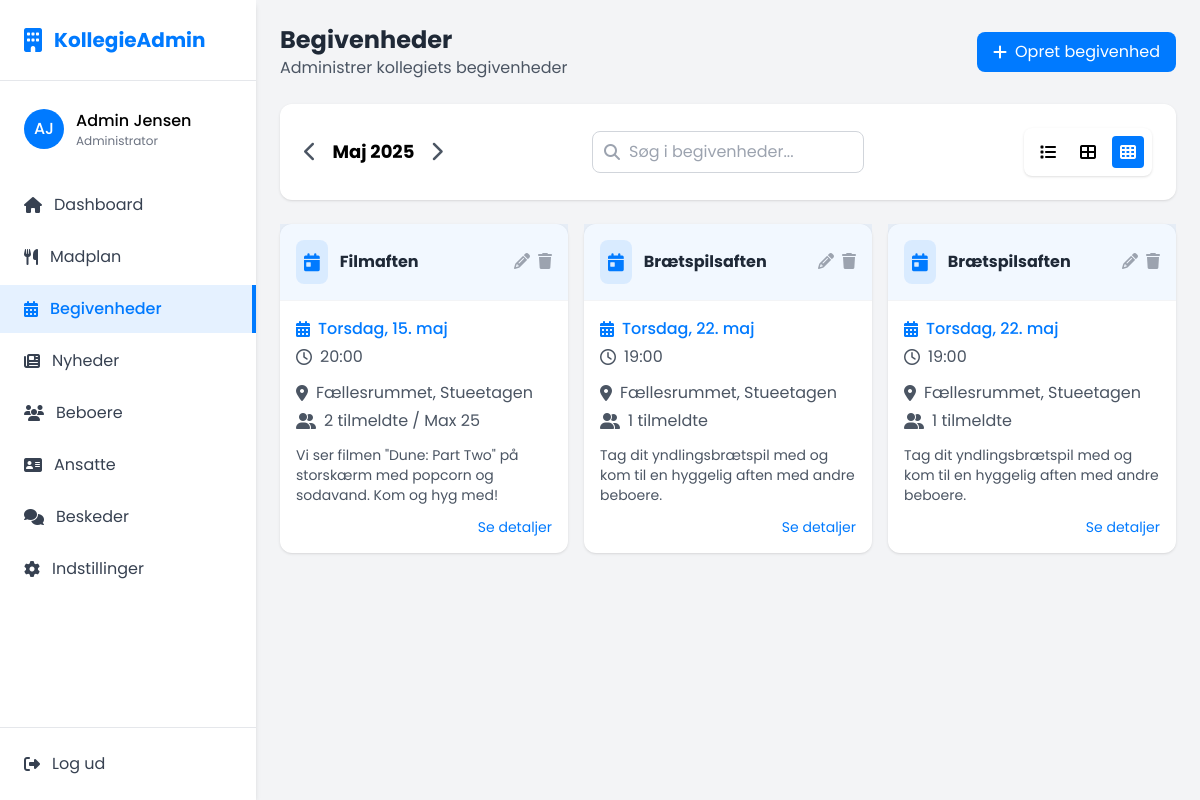
The app's page /events/index.php (signed in) with its own data.
### tables this page shows
CREATE TABLE events (
    id INT AUTO_INCREMENT PRIMARY KEY,
    title VARCHAR(100) NOT NULL,
    description TEXT,
    date DATE NOT NULL,
    time TIME NOT NULL,
    location VARCHAR(100) NOT NULL,
    max_participants INT DEFAULT NULL,
    created_by INT NOT NULL,
    created_at TIMESTAMP DEFAULT CURRENT_TIMESTAMP,
    updated_at TIMESTAMP DEFAULT CURRENT_TIMESTAMP ON UPDATE CURRENT_TIMESTAMP,
    FOREIGN KEY (created_by) REFERENCES users(id)
);

### events/index.php (the view, shortened to what this page needs)
<?php
$page = "events";
include '../components/header.php';
include '../database/db_conn.php';
$current_month_index = isset($_GET['month']) ? (int)$_GET['month'] - 1 : date('n') - 1;
$current_year = isset($_GET['year']) ? (int)$_GET['year'] : date('Y');
$months = ['Januar', 'Februar', 'Marts', 'April', 'Maj', 'Juni', 'Juli', 'August', 'September', 'Oktober', 'November', 'December'];
$danish_days = [
    'Monday' => 'Mandag',
    'Tuesday' => 'Tirsdag',
    'Wednesday' => 'Onsdag',
    'Thursday' => 'Torsdag',
    'Friday' => 'Fredag',
    'Saturday' => 'Lørdag',
    'Sunday' => 'Søndag'
];
$sql_month = $current_month_index + 1;
$sql_month_str = str_pad($sql_month, 2, '0', STR_PAD_LEFT);
$events = [];
if (isset($conn)) {
    $start_date = $current_year . '-' . $sql_month_str . '-01';
    $end_date = $current_year . '-' . $sql_month_str . '-31';
    $query = "SELECT e.*, u.name AS organizer_name, u.email AS organizer_email,
                (SELECT COUNT(*) FROM event_participants WHERE event_id = e.id) AS participant_count
              FROM events e
              LEFT JOIN users u ON e.created_by = u.id
              WHERE e.date BETWEEN ? AND ?
              ORDER BY e.date ASC, e.time ASC";
    $stmt = $conn->prepare($query);
    $stmt->bind_param("ss", $start_date, $end_date);
    $stmt->execute();
    $result = $stmt->get_result();
    while ($row = $result->fetch_assoc()) {
        $events[] = $row;
    }
}
?>
<body class="font-poppins bg-gray-100 min-h-screen flex flex-col">
    <div class="flex flex-grow">
        <?php include '../components/sidebar.php'; ?>
        <main class="flex-grow">
            <div class="p-3 sm:p-6">
                <div class="mb-4 sm:mb-6 flex justify-between items-center">
                    <div>
                        <h1 class="text-xl sm:text-2xl font-bold text-gray-800">Begivenheder</h1>
                        <p class="text-sm sm:text-base text-gray-600">Administrer kollegiets begivenheder</p>
                    </div>
                    <a href="create-event.php" class="bg-primary hover:bg-primary/90 text-white px-3 py-2 sm:px-4 sm:py-2 rounded-lg text-sm sm:text-base transition-colors flex items-center gap-2">
                        <i class="fas fa-plus"></i>
                        <span>Opret begivenhed</span>
                    </a>
                </div>
                <div class="bg-white rounded-xl shadow p-4 sm:p-6 mb-4 sm:mb-6 animate-fade-in">
                    <div class="flex flex-col sm:flex-row items-center gap-4">
                        <div class="flex items-center gap-4 sm:w-1/3">
                            <button id="prev-month" class="text-gray-600 hover:text-primary transition-colors text-xl">
                                <i class="fas fa-chevron-left"></i>
                            </button>
                            <h2 class="font-bold text-lg"><?php echo $months[$current_month_index] . ' ' . $current_year; ?></h2>
                            <button id="next-month" class="text-gray-600 hover:text-primary transition-colors text-xl">
                                <i class="fas fa-chevron-right"></i>
                            </button>
                        </div>
                        <div class="relative sm:w-1/3 w-full">
                            <input type="text" placeholder="Søg i begivenheder..." class="w-full border border-gray-300 rounded-lg px-3 py-2 pl-9 focus:outline-none focus:ring-2 focus:ring-primary/50">
                            <i class="fas fa-search absolute left-3 top-1/2 transform -translate-y-1/2 text-gray-400"></i>
                        </div>
                        <div class="sm:w-1/3 flex justify-end">
                            <div class="bg-white rounded-lg shadow p-2 flex gap-2">
                                <button id="layout-1" class="w-8 h-8 flex items-center justify-center rounded hover:bg-gray-100" title="1 begivenhed pr. række">
                                    <i class="fas fa-list"></i>
                                </button>
                                <button id="layout-2" class="w-8 h-8 flex items-center justify-center rounded hover:bg-gray-100" title="2 begivenheder pr. række">
                                    <i class="fas fa-th-large"></i>
                                </button>
                                <button id="layout-3" class="w-8 h-8 flex items-center justify-center rounded bg-primary text-white" title="3 begivenheder pr. række">
                                    <i class="fas fa-th"></i>
                                </button>
                            </div>
                        </div>
                    </div>
                </div>
                <div id="events-grid" class="grid grid-cols-1 md:grid-cols-2 lg:grid-cols-3 gap-4 mb-6">
                    <?php if (empty($events)): ?>
                        <div class="col-span-3 bg-white rounded-xl shadow p-6 text-center">
                            <p class="text-gray-500">Ingen begivenheder fundet for <?php echo mb_strtolower($months[$current_month_index]); ?>.</p>
                            <a href="create-event.php" class="mt-2 inline-block text-primary hover:underline">Opret en ny begivenhed</a>
                        </div>
                    <?php else: ?>
                        <?php foreach ($events as $index => $event): ?>
                            <div class="bg-white rounded-xl shadow animate-fade-in delay-<?php echo ($index % 4) * 100; ?>">
                                <div class="p-4 border-b border-gray-100 bg-primary/5 flex justify-between items-center">
                                    <div class="flex items-center gap-3">
                                        <div class="bg-primary/10 text-primary p-2 rounded-lg">
                                            <i class="fas fa-calendar-day text-lg"></i>
                                        </div>
                                        <h3 class="font-bold text-gray-800"><?php echo htmlspecialchars($event['title']); ?></h3>
                                    </div>
                                    <div class="flex gap-2">
                                        <a href="edit-event.php?id=<?php echo $event['id']; ?>" class="text-gray-400 hover:text-primary transition-colors">
                                            <i class="fas fa-pencil-alt"></i>
                                        </a>
                                        <button class="text-gray-400 hover:text-danger transition-colors" onclick="confirmDelete(<?php echo $event['id']; ?>)">
                                            <i class="fas fa-trash"></i>
                                        </button>
                                    </div>
                                </div>
                                <div class="p-4">
                                    <div class="flex flex-col mb-3">
                                        <div class="flex items-center gap-2 text-primary font-medium">
                                            <i class="fas fa-calendar-alt"></i>
                                            <span><?php
                                                $event_date = new DateTime($event['date']);
                                                $weekday = $danish_days[$event_date->format('l')];
                                                echo $weekday . ', ' . $event_date->format('j.') . ' ' . mb_strtolower($months[$event_date->format('n')-1]);
                                            ?></span>
                                        </div>
                                        <div class="flex items-center gap-2 text-gray-600 mt-1">
                                            <i class="far fa-clock"></i>
                                            <span><?php echo substr($event['time'], 0, 5); ?></span>
                                        </div>
                                    </div>
                                    <div class="mb-3">
                                        <div class="flex items-center gap-2 text-gray-600 mb-1">
                                            <i class="fas fa-map-marker-alt"></i>
                                            <span><?php echo htmlspecialchars($event['location']); ?></span>
                                        </div>
                                        <div class="flex items-center gap-2 text-gray-600">
                                            <i class="fas fa-user-friends"></i>
                                            <span><?php echo $event['participant_count']; ?> tilmeldte<?php echo $event['max_participants'] ? ' / Max ' . $event['max_participants'] : ''; ?></span>
                                        </div>
                                    </div>
                                    <p class="text-gray-600 text-sm mb-3"><?php echo htmlspecialchars(substr($event['description'], 0, 120)) . (strlen($event['description']) > 120 ? '...' : ''); ?></p>
                                    <div class="flex justify-end">
                                        <button class="text-primary text-sm hover:underline hover:text-primary/70 transition-colors" onclick="showEventDetails(<?php echo $event['id']; ?>)">Se detaljer</button>
                                    </div>
                                </div>
                            </div>
                        <?php endforeach; ?>
                    <?php endif; ?>
                </div>
            </div>
        </main>
    </div>
</body>
</html>

### components/header.php (shortened to what this page needs)
<?php
$base = "http://localhost/kollegieapp-webadmin/";
?>
<!DOCTYPE html>
<html lang="da">
<head>
    <link rel="stylesheet" href="https://cdnjs.cloudflare.com/ajax/libs/font-awesome/6.4.0/css/all.min.css">
    <script src="https://cdn.tailwindcss.com"></script>
</head>

### components/sidebar.php (shortened to what this page needs)
<aside class="w-64 bg-white shadow-md hidden md:block h-screen sticky top-0" style="width: 16rem; min-width: 16rem; max-width: 16rem;">
    <div class="flex items-center gap-3 text-primary font-bold text-xl p-6 border-b">
        <i class="fas fa-building text-2xl"></i>
        <span>KollegieAdmin</span>
    </div>
    <div class="py-4">
        <div class="px-6 py-3 mb-4">
            <div class="flex items-center gap-3 mb-1">
                <div class="w-10 h-10 rounded-full bg-primary text-white flex items-center justify-center">
                    <span class="font-medium">AJ</span>
                </div>
                <div>
                    <p class="font-medium">Admin Jensen</p>
                    <p class="text-xs text-gray-500">Administrator</p>
                </div>
            </div>
        </div>
        <ul class="space-y-1">
            <li>
                <a href="<?=$base?>" class="flex items-center gap-3 px-6 py-3 <?php echo $page === 'dashboard' ? 'bg-primary/10 text-primary font-medium border-r-4 border-primary' : 'text-gray-700 hover:bg-gray-100 transition-colors'; ?>">
                    <i class="fas fa-home"></i>
                    <span>Dashboard</span>
                </a>
            </li>
            <li>
                <a href="<?=$base?>foodplan/" class="flex items-center gap-3 px-6 py-3 <?php echo $page === 'foodplan' ? 'bg-primary/10 text-primary font-medium border-r-4 border-primary' : 'text-gray-700 hover:bg-gray-100 transition-colors'; ?>">
                    <i class="fas fa-utensils"></i>
                    <span>Madplan</span>
                </a>
            </li>
            <li>
                <a href="<?=$base?>events/" class="flex items-center gap-3 px-6 py-3 <?php echo $page === 'events' ? 'bg-primary/10 text-primary font-medium border-r-4 border-primary' : 'text-gray-700 hover:bg-gray-100 transition-colors'; ?>">
                    <i class="fas fa-calendar-alt"></i>
                    <span>Begivenheder</span>
                </a>
            </li>
            <li>
                <a href="<?=$base?>news/" class="flex items-center gap-3 px-6 py-3 <?php echo $page === 'news' ? 'bg-primary/10 text-primary font-medium border-r-4 border-primary' : 'text-gray-700 hover:bg-gray-100 transition-colors'; ?>">
                    <i class="fas fa-newspaper"></i>
                    <span>Nyheder</span>
                </a>
            </li>
            <li>
                <a href="<?=$base?>residents" class="flex items-center gap-3 px-6 py-3 <?php echo $page === 'residents' ? 'bg-primary/10 text-primary font-medium border-r-4 border-primary' : 'text-gray-700 hover:bg-gray-100 transition-colors'; ?>">
                    <i class="fas fa-users"></i>
                    <span>Beboere</span>
                </a>
            </li>
            <li>
                <a href="<?=$base?>employee" class="flex items-center gap-3 px-6 py-3 <?php echo $page === 'employee' ? 'bg-primary/10 text-primary font-medium border-r-4 border-primary' : 'text-gray-700 hover:bg-gray-100 transition-colors'; ?>">
                    <i class="fa-solid fa-address-card"></i>
                    <span>Ansatte</span>
                </a>
            </li>
            <li>
                <a href="<?=$base?>messages" class="flex items-center gap-3 px-6 py-3 <?php echo $page === 'messages' ? 'bg-primary/10 text-primary font-medium border-r-4 border-primary' : 'text-gray-700 hover:bg-gray-100 transition-colors'; ?>">
                    <i class="fa-solid fa-comments"></i>
                    <span>Beskeder</span>
                </a>
            </li>
            <li>
                <a href="<?=$base?>settings/" class="flex items-center gap-3 px-6 py-3 <?php echo $page === 'settings' ? 'bg-primary/10 text-primary font-medium border-r-4 border-primary' : 'text-gray-700 hover:bg-gray-100 transition-colors'; ?>">
                    <i class="fas fa-cog"></i>
                    <span>Indstillinger</span>
                </a>
            </li>
        </ul>
    </div>
    <div class="absolute bottom-0 w-full p-6 border-t">
        <a href="<?=$base?>login/logout.php" class="flex items-center gap-3 text-gray-700 hover:text-danger transition-colors">
            <i class="fas fa-sign-out-alt"></i>
            <span>Log ud</span>
        </a>
    </div>
</aside>

### components/header.php (style rules this page uses)
.animate-fade-in { animation: fadeIn 0.3s ease-out forwards; }
.delay-100 { animation-delay: 0.1s; }
.delay-200 { animation-delay: 0.2s; }

### records on screen
events: title "Filmaften", date "Torsdag", date "15.", date "maj", time "20:00", location "Fællesrummet, Stueetagen", participant_count "2", max_participants "25", description "Vi ser filmen \"Dune: Part Two\" på storskærm med popcorn og sodavand. Kom og hyg med!"
events: title "Brætspilsaften", date "Torsdag", date "22.", date "maj", time "19:00", location "Fællesrummet, Stueetagen", participant_count "1", description "Tag dit yndlingsbrætspil med og kom til en hyggelig aften med andre beboere."

### other values on screen
$months[$current_month_index] "Maj"
$current_year "2025"
